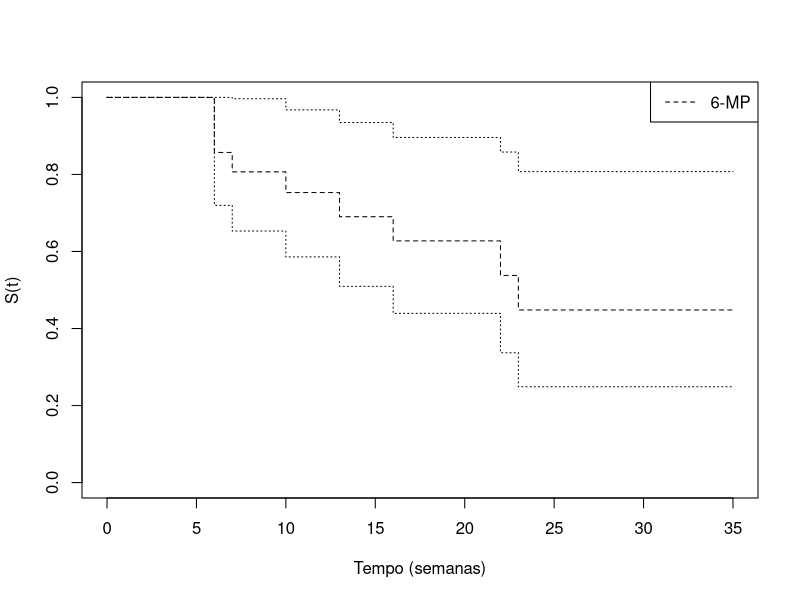
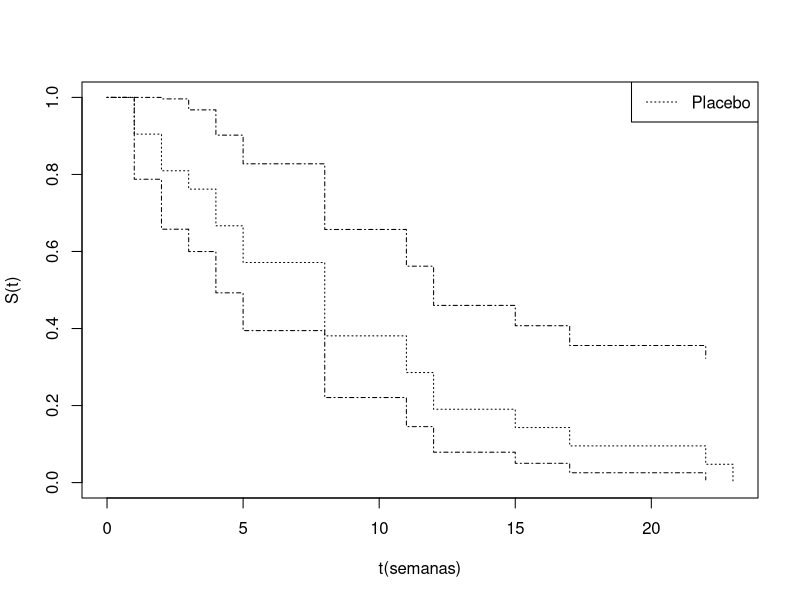
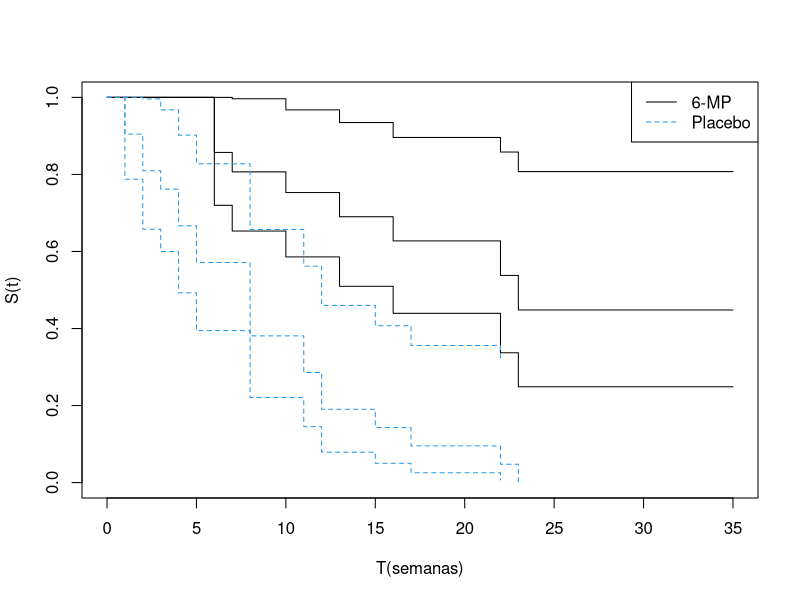

The R source for these figures, in order: (Note: this script raises an error after producing the figures.)
## ---- chunk 1
library(tidyverse)
library(survival)
tempo<- c(6,6,6,6,7,9,10,10,11,13,16,17,19,20,22,23,25,32,32,34,35)
status<- c(1,1,1,0,1,0,1,0,0,1,1,0,0,0,1,1,0,0,0,0,0)
dados <- data.frame(tempos=tempo, status=status)
ajusteKM <- survfit(Surv(tempos, status) ~ 1, data=dados)
plot(ajusteKM, xlab="Tempo (semanas)",ylab="S(t)", lty=2) 
legend("topright","6-MP", lty = 2)
## ---- chunk 2
summary(ajusteKM)
## ---- chunk 3
tempo2<- c(1,1,2,2,3,4,4,5,5,8,8,8,8,11,11,12,12,15,17,22,23)
status2<- c(1,1,1,1,1,1,1,1,1,1,1,1,1,1,1,1,1,1,1,1,1) 
dados2 <- data.frame(tempos=tempo2, status=status2)
ajusteKM2 <- survfit(Surv(tempos, status) ~ 1, data=dados2)
plot(ajusteKM2, xlab="t(semanas)",ylab="S(t)", lty=3) 
legend("topright","Placebo", lty = 3)
## ---- chunk 4
summary(ajusteKM2)

## ---- chunk 5
tempo2g <- c(tempo,tempo2)
status2g <- c(status,status2)
grupos <- c(rep(1,21),rep(2,21))
dados3 <- data.frame(tempos=tempo2g, status=status2g, grupos=grupos)
ajusteKM3 <- survfit(Surv(tempos, status) ~ grupos, data=dados3)
plot(ajusteKM3, xlab="T(semanas)",ylab="S(t)", lty=1:2, 
     col=c(1,4), conf.int=0.95) 
legend("topright",c("6-MP","Placebo"), lty = 1:2, col=c(1,4))
## ---- chunk 6
summary(ajusteKM3)
## ---- chunk 7
ajusteKM4 <- survfit(Surv(tempos, status) ~ grupos, data=dados3,
                     conf.type="plain")
# IC Pleno (Aproximação pela Normal)
summary(ajusteKM4)
## ---- chunk 8
ajusteKM5 <- survfit(Surv(tempos, status) ~ grupos, data=dados3,
                     conf.type="log")
# IC log - Padrão do R
summary(ajusteKM5)
## ---- chunk 9
ajusteKM6 <- survfit(Surv(tempos, status) ~ grupos, data=dados3,
                     conf.type="log-log")
# IC log-log - Kalbfleish-Prentice
summary(ajusteKM6)
## ---- chunk 10
library(survminer)
dados <- data.frame(tempo=tempo2g, status=status2g, grupo= grupos)
ajusteKM4 <- survfit(Surv(tempo2g, status2g) ~ grupo, data= dados, conf.type="log-log")
ggsurvplot(ajusteKM4, data=dados)
## ---- chunk 11
dados <- data.frame(tempo=tempo2g, status=status2g, grupo= grupos)
fit4 <- survfit(Surv(tempo2g, status2g) ~ grupo, data= dados, conf.type="log-log")
ggsurvplot(
  fit4,                   
  data = dados,           
  risk.table = TRUE,      
  pval = FALSE,           
  conf.int = TRUE,        
  xlim = c(0,40),         
  xlab = "Tempo em meses",  
  ylab = "S(t)",
  break.time.by = 10,     
  ggtheme = theme_light(), 
  risk.table.y.text.col = T, 
  risk.table.y.text = FALSE  
)
